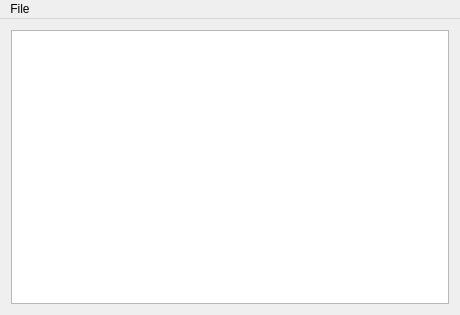
<?xml version="1.0" encoding="UTF-8"?>
<ui version="4.0">
 <class>MainWindow</class>
 <widget class="QMainWindow" name="MainWindow">
  <property name="geometry">
   <rect>
    <x>0</x>
    <y>0</y>
    <width>460</width>
    <height>315</height>
   </rect>
  </property>
  <property name="windowTitle">
   <string>Drawings Mirror</string>
  </property>
  <widget class="QWidget" name="centralWidget">
   <layout class="QGridLayout" name="gridLayout">
    <item row="0" column="0">
     <widget class="QTreeView" name="m_QTreeView_FileSystem"/>
    </item>
   </layout>
  </widget>
  <widget class="QMenuBar" name="menuBar">
   <property name="geometry">
    <rect>
     <x>0</x>
     <y>0</y>
     <width>460</width>
     <height>19</height>
    </rect>
   </property>
   <widget class="QMenu" name="menuFile">
    <property name="title">
     <string>File</string>
    </property>
    <addaction name="m_QAction_File_Settings"/>
    <addaction name="separator"/>
    <addaction name="m_QAction_File_Exit"/>
   </widget>
   <addaction name="menuFile"/>
  </widget>
  <action name="m_QAction_File_Exit">
   <property name="text">
    <string>&amp;Exit</string>
   </property>
  </action>
  <action name="m_QAction_File_Settings">
   <property name="text">
    <string>&amp;Settings</string>
   </property>
  </action>
 </widget>
 <layoutdefault spacing="6" margin="11"/>
 <resources/>
 <connections/>
</ui>
